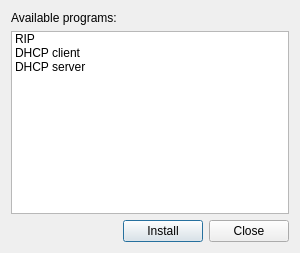
<?xml version="1.0" encoding="UTF-8"?>
<ui version="4.0">
 <class>installDialog</class>
 <widget class="QDialog" name="installDialog">
  <property name="geometry">
   <rect>
    <x>0</x>
    <y>0</y>
    <width>300</width>
    <height>253</height>
   </rect>
  </property>
  <property name="minimumSize">
   <size>
    <width>300</width>
    <height>200</height>
   </size>
  </property>
  <property name="windowTitle">
   <string>Programs</string>
  </property>
  <layout class="QVBoxLayout" name="verticalLayout_2">
   <item>
    <layout class="QVBoxLayout" name="verticalLayout">
     <item>
      <widget class="QLabel" name="label">
       <property name="text">
        <string>Available programs: </string>
       </property>
      </widget>
     </item>
     <item>
      <widget class="QListWidget" name="list">
       <property name="editTriggers">
        <set>QAbstractItemView::NoEditTriggers</set>
       </property>
       <item>
        <property name="text">
         <string>RIP</string>
        </property>
       </item>
       <item>
        <property name="text">
         <string>DHCP client</string>
        </property>
        <property name="flags">
         <set>ItemIsSelectable|ItemIsUserCheckable|ItemIsEnabled</set>
        </property>
       </item>
       <item>
        <property name="text">
         <string>DHCP server</string>
        </property>
        <property name="flags">
         <set>ItemIsSelectable|ItemIsUserCheckable|ItemIsEnabled</set>
        </property>
       </item>
      </widget>
     </item>
    </layout>
   </item>
   <item>
    <layout class="QHBoxLayout" name="horizontalLayout">
     <item>
      <spacer name="horizontalSpacer">
       <property name="orientation">
        <enum>Qt::Horizontal</enum>
       </property>
       <property name="sizeHint" stdset="0">
        <size>
         <width>40</width>
         <height>20</height>
        </size>
       </property>
      </spacer>
     </item>
     <item>
      <widget class="QPushButton" name="btn_install">
       <property name="text">
        <string>Install</string>
       </property>
       <property name="icon">
        <iconset>
         <normaloff>:/im/images/ok.png</normaloff>:/im/images/ok.png</iconset>
       </property>
      </widget>
     </item>
     <item>
      <widget class="QPushButton" name="btn_close">
       <property name="text">
        <string>Close</string>
       </property>
       <property name="icon">
        <iconset>
         <normaloff>:/im/images/not.png</normaloff>:/im/images/not.png</iconset>
       </property>
      </widget>
     </item>
    </layout>
   </item>
  </layout>
 </widget>
 <resources/>
 <connections>
  <connection>
   <sender>btn_close</sender>
   <signal>clicked()</signal>
   <receiver>installDialog</receiver>
   <slot>reject()</slot>
   <hints>
    <hint type="sourcelabel">
     <x>215</x>
     <y>236</y>
    </hint>
    <hint type="destinationlabel">
     <x>9</x>
     <y>223</y>
    </hint>
   </hints>
  </connection>
  <connection>
   <sender>btn_install</sender>
   <signal>clicked()</signal>
   <receiver>installDialog</receiver>
   <slot>install()</slot>
   <hints>
    <hint type="sourcelabel">
     <x>98</x>
     <y>233</y>
    </hint>
    <hint type="destinationlabel">
     <x>31</x>
     <y>227</y>
    </hint>
   </hints>
  </connection>
 </connections>
 <slots>
  <slot>install()</slot>
 </slots>
</ui>
